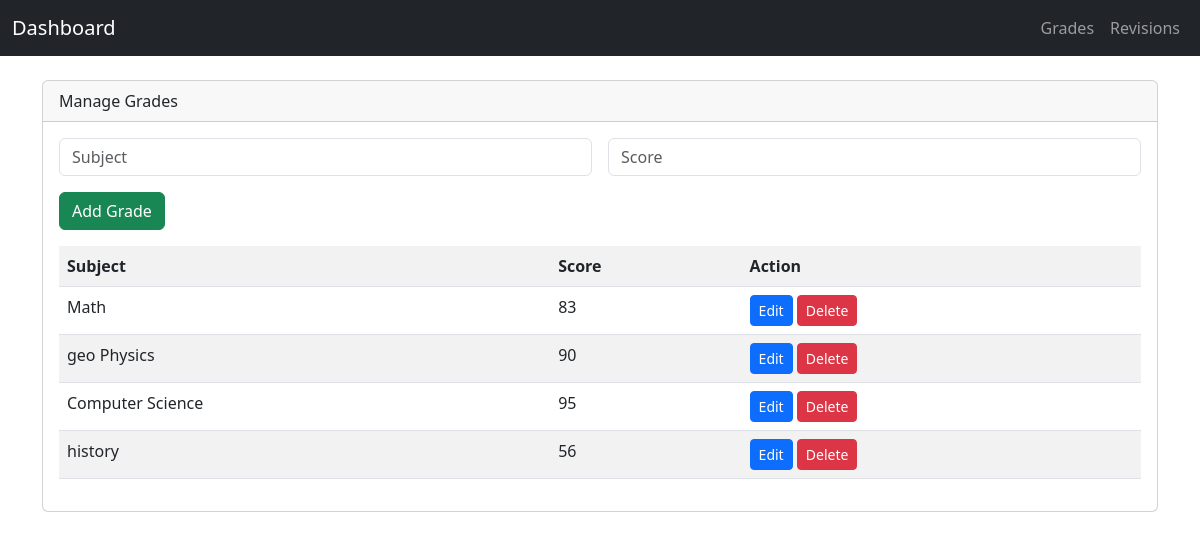
Screenshot of /grades with the database file from the repository.
### tables this page shows
CREATE TABLE grades (
    id INTEGER PRIMARY KEY AUTOINCREMENT,
    subject TEXT NOT NULL,
    score INTEGER NOT NULL
);

### app.py (the view)
@app.route("/grades")
def grades():
    conn = get_db()
    grades = conn.execute("SELECT * FROM grades").fetchall()
    conn.close()
    return render_template("grades.html", grades=grades)

### app.py (called while the page is built)
def get_db():
    conn = sqlite3.connect("data.db")
    conn.row_factory = sqlite3.Row
    return conn

### templates/grades.html (shortened to what this page needs)
{% extends "base.html" %}
{% block content %}
<div class="card">
    <div class="card-header">Manage Grades</div>
    <div class="card-body">
        <form method="POST" action="{{ url_for('add_grade') }}" class="row g-3 mb-3">
            <div class="col-md-6 col-sm-12">
                <input type="text" name="subject" class="form-control" placeholder="Subject" required>
            </div>
            <div class="col-md-6 col-sm-12">
                <input type="number" name="score" class="form-control" placeholder="Score" required>
            </div>
            <div class="col-12">
                <button type="submit" class="btn btn-success">Add Grade</button>
            </div>
        </form>
        <table class="table table-striped">
            <tr><th>Subject</th><th>Score</th><th>Action</th></tr>
            {% for g in grades %}
            <tr>
                <td>{{ g['subject'] }}</td>
                <td>{{ g['score'] }}</td>
                <td>
                    <a href="{{ url_for('edit_grade', id=g['id']) }}" class="btn btn-primary btn-sm">Edit</a>
                    <a href="{{ url_for('delete_grade', id=g['id']) }}" class="btn btn-danger btn-sm"
                       onclick="return confirm('Delete this grade?')">Delete</a>
                </td>
            </tr>
            {% endfor %}
        </table>
    </div>
</div>
{% endblock %}

### rows the page displays
grades: subject "Math", score "83"
grades: subject "geo Physics", score "90"
grades: subject "Computer Science", score "95"
grades: subject "history", score "56"
